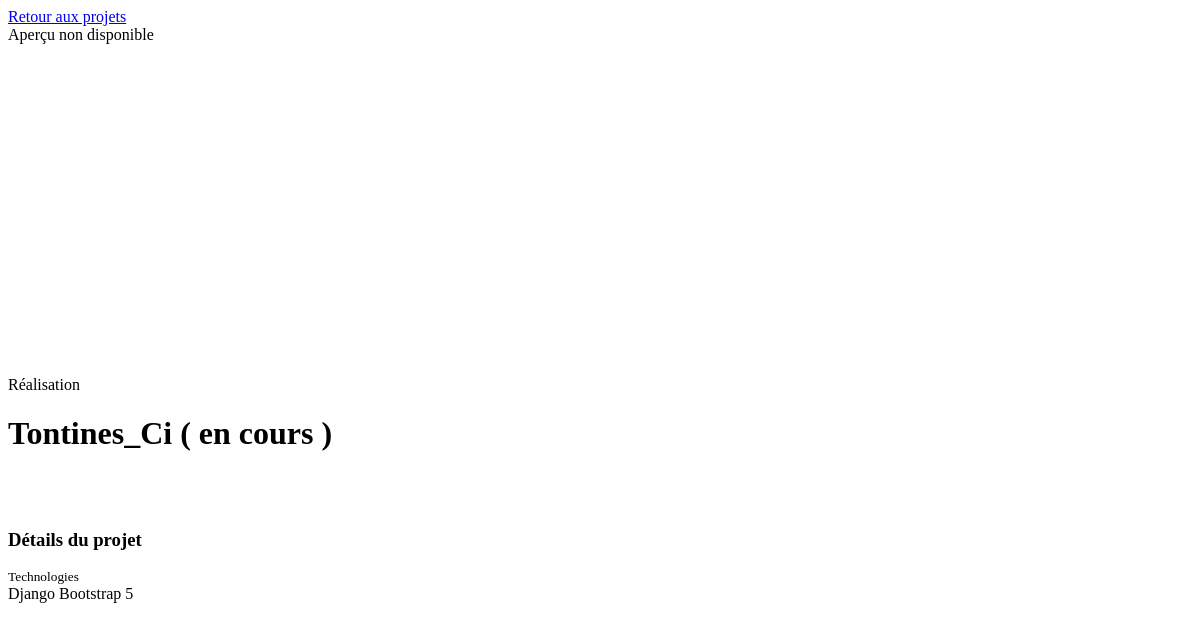
Page /projects/4/ on the earlier database version.
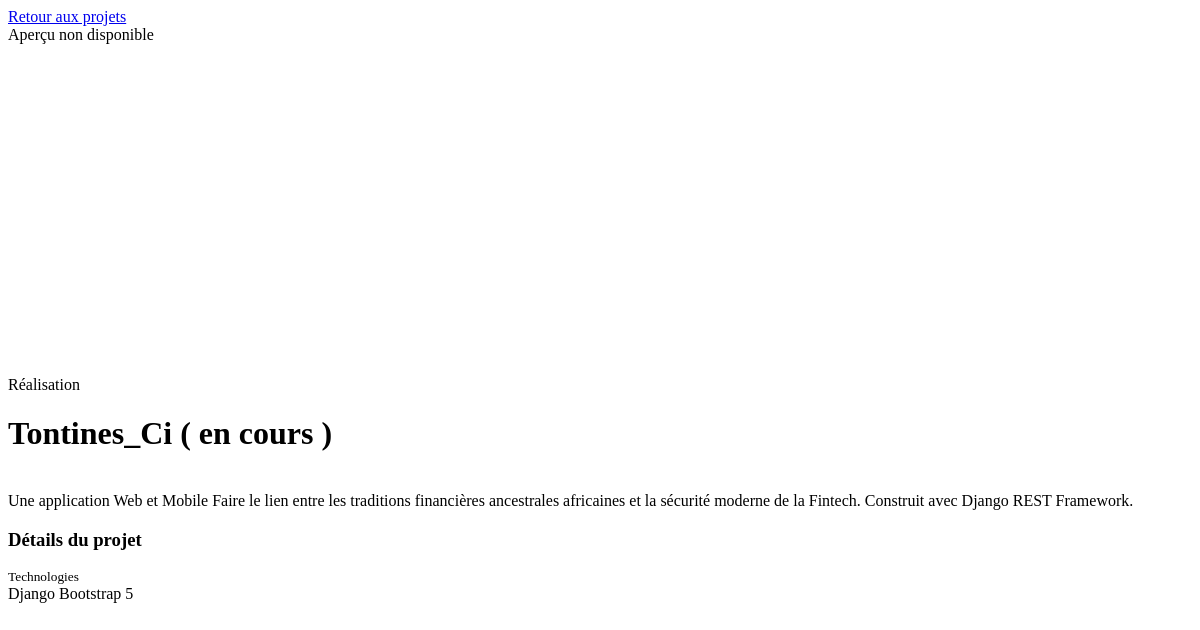
Same page on the later database version.
### pages/models/projects.py (models this page shows, shortened)
class Project(StandardModel):
    class Meta :
        verbose_name = "Project"
        verbose_name_plural = "Projects"
    user = models.ForeignKey(
    User,
    on_delete=models.CASCADE,
    related_name='projects',
    verbose_name=_('Utilisateur')
    )
    name_project = models.CharField(
        max_length=50,
        blank=True,
        null=True,
        verbose_name=_('Nom du Projet')
    )
    description = models.TextField(
        max_length=500,
        blank=True,
        null=True,
        verbose_name=_('Description du Projet')
    )
    picture = models.ImageField(
        upload_to='media/',
        blank=True,
        null=True,
        verbose_name=_('Image projet')
    )

### pages/views/single_project_view.py (the view)
# urls.py: path('projects/<int:project_id>/', project_detail_view, name='project_detail'),
def project_detail_view(request, project_id):
    project = get_object_or_404(Project, id=project_id)
    datas = {
        "project": project
    }
    return render(request, "post-single-projects.html", datas)

### pages/templates/post-single-projects.html (shortened to what this page needs)
<div class="container py-5 animate-fade-in">
    <div class="mb-4">
        <a href="javascript:history.back()" class="btn btn-light rounded-pill px-4 shadow-sm border transition transform-hover">
            Retour aux projets
        </a>
    </div>
    <div class="row justify-content-center mb-5">
        <div class="col-lg-11 col-xl-10">
            <div class="card border-0 shadow-sm rounded-4 overflow-hidden bg-white mb-4">
                {% if project.picture %}
                <div class="ratio ratio-21x9 bg-light">
                    <img src="{{ project.picture.url }}" alt="{{ project.name_project }}" class="img-fluid" style="object-fit: cover; object-position: center;" />
                </div>
                {% else %}
                <div class="bg-gradient bg-secondary text-white-50 d-flex flex-column align-items-center justify-content-center" style="height: 350px;">
                    <span class="fs-5">Aperçu non disponible</span>
                </div>
                {% endif %}
            </div>
        </div>
    </div>
    <div class="row justify-content-center g-4">
        <div class="col-lg-7 col-xl-7">
            <div class="p-2">
                <span class="badge bg-primary-subtle text-primary rounded-pill px-3 py-2 mb-3 fw-semibold text-uppercase tracking-wider fs-7">
                    {% if project.category %}{{ project.category }}{% else %}Réalisation{% endif %}
                </span>
                <h1 class="display-5 fw-bold text-dark mb-4">{{ project.name_project }}</h1>
                <div class="fs-5 text-secondary lh-lg mb-4" style="text-align: justify; white-space: pre-line;">
                    {{ project.description }}
                </div>
            </div>
        </div>
        <div class="col-lg-4 col-xl-3 ms-lg-auto">
            <div class="card border-0 shadow-sm rounded-4 bg-white p-4 sticky-top" style="top: 2rem; z-index: 10;">
                <h3 class="h5 fw-bold text-dark mb-4 border-bottom pb-2">Détails du projet</h3>
                <div class="mb-4 d-flex align-items-start">
                    <div>
                        <small class="text-muted d-block text-uppercase fw-semibold fs-7 mb-2">Technologies</small>
                        <div class="d-flex flex-wrap gap-1">
                            {% if project.technologies.all %}
                                {% for tech in project.technologies.all %}
                                <span class="badge bg-light text-dark border rounded-pill px-2.5 py-1.5 fw-normal fs-7">{{ tech.name }}</span>
                                {% endfor %}
                            {% else %}
                                <span class="badge bg-light text-dark border rounded-pill px-2.5 py-1.5 fw-normal fs-7">Django</span>
                                <span class="badge bg-light text-dark border rounded-pill px-2.5 py-1.5 fw-normal fs-7">Bootstrap 5</span>
                            {% endif %}
                        </div>
                    </div>
                </div>
            </div>
        </div>
    </div>
</div>

Differences in the rows shown:
changed Project "Tontines_Ci ( en cours )": description (not shown) → "Une application Web et Mobile Faire le lien entre les traditions financières ancestrales africaines et la sécurité moderne de la Fintech. Construit avec Django REST Framework."
